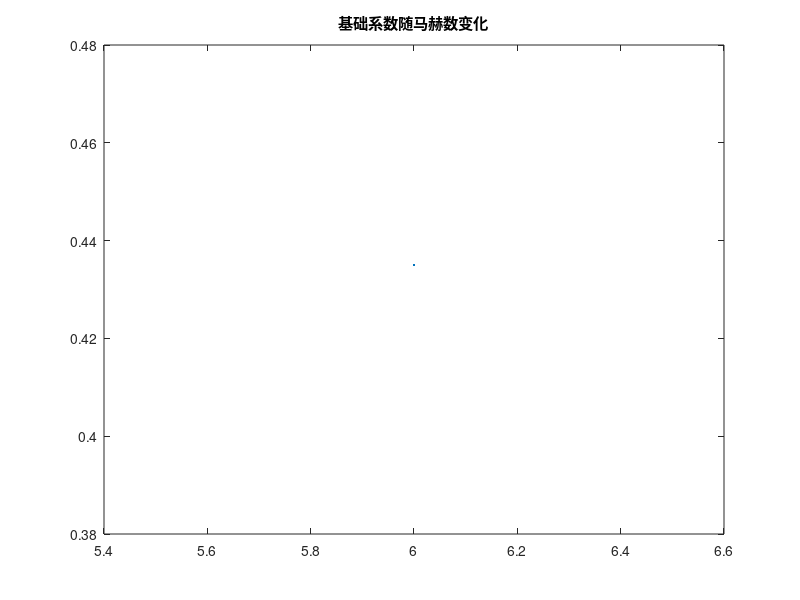

This chart was generated by the following MATLAB code: (Note: this script raises an error after producing the figure.)
clear
clc
close all
i=1;

for Ma=[6]
    if Ma < 0.1
        Ma = 0.1;  % 避免除零
    end
    CN =0.3+ 0.6*Ma^2 ./ (1 + 0.8*Ma^4) + 4.0 ./ sqrt(1 + (Ma^2 - 1).^2);

    ma(i)=Ma;
    cn(i)=CN;
    i=i+1;
end
figure(1)
plot(ma,cn)
title('基础系数随马赫数变化')


rho = 0.08;

S=3.2;

beta=0;
cg_cf = 0.5;
dx = 0;
dy = 0;
dz = 0;
rudder_rate = 1;
j=1;
for Ma=[6]
    V = Ma*340;
    CN = cn(j);
    CA0 = 0.01 + 0.0005 * Ma;
    k   = 0.4 + 0.0005 * Ma;
    i=1;
    for alpha=-30/57.3:0.01:30/57.3
        beta = 0;
        CD = -(CA0 + k * (alpha * alpha + beta * beta)) * 0.5*rho*V*V*S;
        CL = CN * alpha * 0.5*rho*V*V*S;
        CZ = -CN * beta * 0.5*rho*V*V*S;
        
        l = - CN*dx*cg_cf * 0.05;
        m = -CL*cg_cf - CN*dz*cg_cf*rudder_rate;
        n = CZ*cg_cf - CN*dy*cg_cf*rudder_rate;

        A(i) = alpha*57.3;
        L(i) = CL;
        D(i) = -CD;
        Z(i) = CZ;
        Cl(i) = l;
        Cm(i) = m;
        Cn(i) = n;
        i=i+1;
    end
    
    leg(j) = string(Ma);
    figure(2)
    plot(A,L./D)
    title('升阻比曲线')
    legend(leg)
    hold on
    figure(3)
    plot(A,L)
    title('升力系数曲线')
    legend(leg)
    hold on
    figure(4)
    plot(A,D)
    title('阻力系数曲线')
    legend(leg)
    hold on
    figure(5)
    plot(A,Z)
    title('侧力系数曲线')
    legend(leg)
    hold on
    figure(6)
    plot(A,Cl)
    title('滚转力矩系数曲线')
    legend(leg)
    hold on
    figure(7)
    plot(A,Cm)
    title('俯仰力矩系数曲线')
    legend(leg)
    hold on
    figure(8)
    plot(A,Cn)
    title('偏航力矩系数曲线')
    legend(leg)
    hold on
    
    j=j+1;
end
